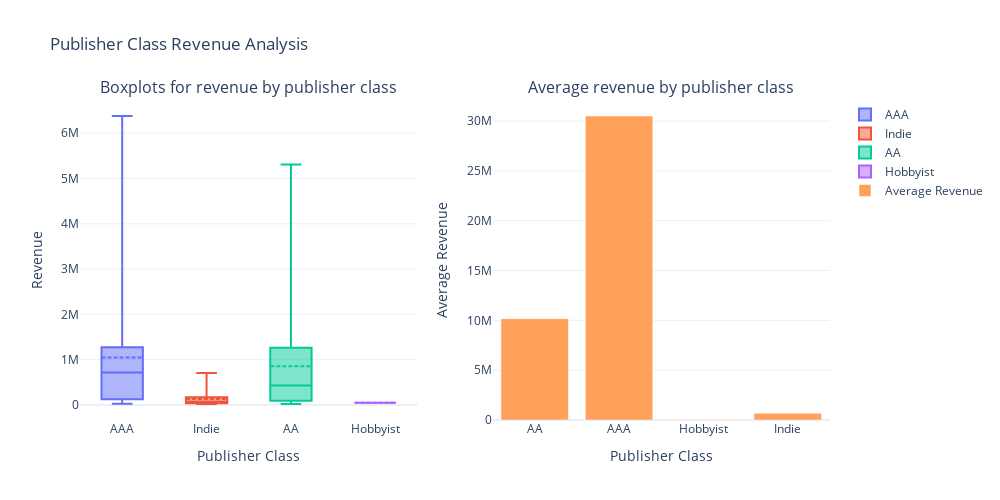

The code cell stored with this chart in its notebook:
### Code cell
def dashboard_plot_publisher_class_revenues(use_median: bool = False, show_fliers: bool = True) -> go.Figure:
    fig = make_subplots(rows=1, cols=2, subplot_titles=("Boxplots for revenue by publisher class", "Average revenue by publisher class"))
    
    publisher_classes = top_1500_steam['publisher_class'].unique()

    for publisher_class in publisher_classes:
        revenue_data = top_1500_steam[top_1500_steam['publisher_class'] == publisher_class]['revenue']
        
        q1 = revenue_data.quantile(0.25)
        q3 = revenue_data.quantile(0.75)
        iqr = q3 - q1
        lower_bound = q1 - 1.5 * iqr
        upper_bound = q3 + 1.5 * iqr

        if not show_fliers:
            revenue_data = revenue_data[(revenue_data >= lower_bound) & (revenue_data <= upper_bound)]
        
        fig.add_trace(
            go.Box(
                y=revenue_data,
                name=publisher_class,
                boxmean=True,
                boxpoints="all" if show_fliers else False
            ),
            row=1, col=1
        )
    
    if use_median:
        avg_revenue_by_publisher = top_1500_steam.groupby('publisher_class')['revenue'].median().reset_index()
    else:
        avg_revenue_by_publisher = top_1500_steam.groupby('publisher_class')['revenue'].mean().reset_index()

    fig.add_trace(
        go.Bar(
            x=avg_revenue_by_publisher["publisher_class"],
            y=avg_revenue_by_publisher["revenue"],
            name="Average revenue" if not use_median else "Median revenue"
        ),
        row=1, col=2
    )

    fig.update_layout(
        title="Publisher class revenue analysis",
        width=1000,
        height=500,
    )

    fig.update_xaxes(title_text="Publisher class", row=1, col=1)
    fig.update_yaxes(title_text="Revenue", row=1, col=1)

    fig.update_xaxes(title_text="Publisher class", row=1, col=2)
    fig.update_yaxes(title_text="Average revenue" if not use_median else "Median revenue", row=1, col=2)

    return fig

fig = dashboard_plot_publisher_class_revenues(use_median=False, show_fliers=False)

fig.show()

### Figure 1 — Plotly figure (JSON) as saved in the notebook; plotly's stock layout.template omitted (floating-point values rounded to 4 significant figures; data arrays with more than 128 entries replaced by an {"elided": "..."} marker saying what was removed)
{"data": [{"boxmean": true, "boxpoints": false, "name": "AAA", "type": "box", "xaxis": "x", "y": [6381185, 4747832, 3465018, 3182368, 193594, 178950, 124273, 112651, 88877, 65173, 2689142, 2465573, 1902618, 57919, 54185, 42332, 36165, 30243, 29631, 25991, 1554033, 1367965, 1302774, 1276574, 977191, 961994, 960791, 933938, 930800, 926924, 921771, 921760, 920024, 743441, 683951, 667814, 498522, 343615, 342346, 328937, 292022, 290153], "yaxis": "y"}, {"boxmean": true, "boxpoints": false, "name": "Indie", "type": "box", "xaxis": "x", "y": {"elided": "1104 float values"}, "yaxis": "y"}, {"boxmean": true, "boxpoints": false, "name": "AA", "type": "box", "xaxis": "x", "y": [5312327, 3991591, 3953243, 3428483, 3387809, 3272209, 3180800, 255441, 230628, 220924, 218599, 214688, 208625, 172222, 169077, 157178, 153619, 145336, 132527, 119615, 118127, 117246, 114434, 92768, 92665, 88683, 86660, 79632, 79354, 75115, 73977, 73845, 73248, 70779, 70650, 66026, 62867, 59790, 2981479, 2846837, 2739562, 2442964, 2265184, 2247373, 2207967, 2159417, 2060085, 2033656, 1998591, 1967699, 1900409, 1898159, 56222, 52181, 51396, 48781, 45463, 44449, 32016, 28685, 27202, 25568, 23373, 23329, 23150, 22568, 21592, 20674, 1756839, 1717400, 1561494, 1554073, 1535628, 1490579, 1398063, 1330789, 1293189, 1260811, 1233567, 1231915, 1229708, 1039000.0, 1019946, 927493, 906252, 831336, 814241, 806366, 778760, 752577, 744243, 742914, 709826, 702787, 675551, 673600, 670774, 668524, 632941, 560803, 530576, 524794, 519305, 467421, 464418, 458548, 439367, 438381, 418284, 405492, 398126, 380842, 365533, 334624, 328150, 318836, 316497, 309785, 307802, 298380, 286580, 283353], "yaxis": "y"}, {"boxmean": true, "boxpoints": false, "name": "Hobbyist", "type": "box", "xaxis": "x", "y": [47871], "yaxis": "y"}, {"name": "Average Revenue", "type": "bar", "x": ["AA", "AAA", "Hobbyist", "Indie"], "xaxis": "x2", "y": [10170000.0, 30510000.0, 47871, 674100.0], "yaxis": "y2"}], "layout": {"annotations": [{"font": {"size": 16}, "showarrow": false, "text": "Boxplots for revenue by publisher class", "x": 0.225, "xanchor": "center", "xref": "paper", "y": 1, "yanchor": "bottom", "yref": "paper"}, {"font": {"size": 16}, "showarrow": false, "text": "Average revenue by publisher class", "x": 0.775, "xanchor": "center", "xref": "paper", "y": 1, "yanchor": "bottom", "yref": "paper"}], "height": 500, "title": {"text": "Publisher Class Revenue Analysis"}, "width": 1000, "xaxis": {"anchor": "y", "domain": [0, 0.45], "title": {"text": "Publisher Class"}}, "xaxis2": {"anchor": "y2", "domain": [0.55, 1], "title": {"text": "Publisher Class"}}, "yaxis": {"anchor": "x", "domain": [0, 1], "title": {"text": "Revenue"}}, "yaxis2": {"anchor": "x2", "domain": [0, 1], "title": {"text": "Average Revenue"}}}}
